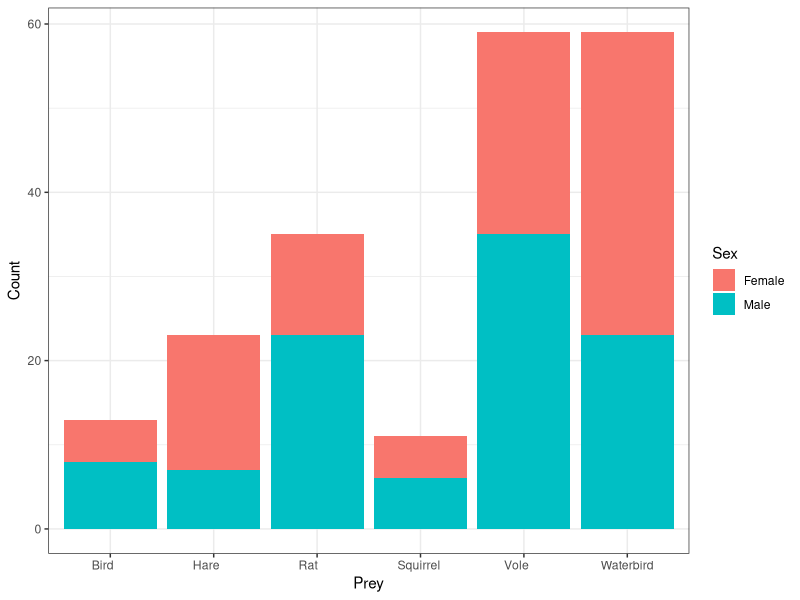

Generate this figure with R:
## ---- chunk 1
library(dplyr)
library(ggplot2)
## ---- chunk 2
knitr::opts_knit$set(root.dir = "../data_csv")
## ---- chunk 3
eagles <- read.csv("EAGLES.CSV")
## ---- chunk 4
glimpse(eagles)
## ---- chunk 5
ggplot(eagles, aes(x=Prey, y = Count, fill = Sex)) + 
  geom_bar(stat="identity") + 
  theme_bw()
## ---- chunk 6
eagles_table <- xtabs(Count ~ Sex + Prey, data=eagles)
eagles_table
## ---- chunk 7
chisq.test(eagles_table)
## ---- chunk 8
eagleschi <- chisq.test(eagles_table)

eagleschi$observed - eagleschi$expected

